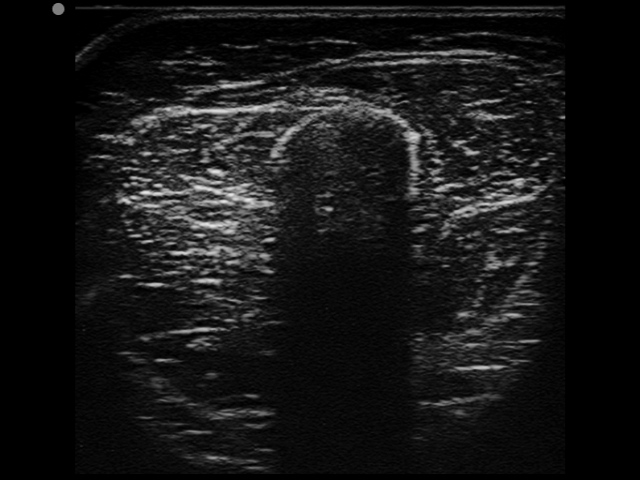
#> input picture data/117.png, 640 x 480 px
$ python -i confidence_map_numpy.py   (imports and definitions only)
#> lines starting #> are read from the running program, lines starting #| are printed output that depends on the picture
#> further down, picture is the input picture: shape (480, 640); min 0, max 231, mean 22
from typing import Literal, Tuple

import numpy as np
from scipy.sparse.linalg import cg, spilu, LinearOperator, spsolve
from scipy.sparse import csc_matrix
from scipy.signal import hilbert

CONJUGATE_GRADIENT_MAX_ITERATIONS = 200
CONJUGATE_GRADIENT_TOLERANCE = 1e-6
EXACT_SOLUTION = True

class ConfidenceMap:
    """Confidence map computation class for RF ultrasound data"""

    def __init__(
        self,
        precision: Literal["float16", "float32", "float64"] = "float32",
        alpha: float = 2.0,
        beta: float = 90.0,
        gamma: float = 0.05,
        mode: Literal["RF", "B"] = "B",
    ):
        """Compute the confidence map

        Args:
            precision: Precision to use. Can be 'float16', 'float32' or 'float64'
            alpha (float, optional): Alpha parameter. Defaults to 2.0.
            beta (float, optional): Beta parameter. Defaults to 90.0.
            gamma (float, optional): Gamma parameter. Defaults to 0.05.
            mode (str, optional): 'RF' or 'B' mode data. Defaults to 'B'.
        """

        # The hyperparameters for confidence map estimation
        self.alpha = alpha
        self.beta = beta
        self.gamma = gamma
        self.mode = mode

        # The precision to use for all computations
        self.precision = precision
        self.eps = np.finfo(self.precision).eps

    def normalize(self, inp: np.ndarray) -> np.ndarray:
        """Normalize an array to [0, 1]"""
        return (inp - np.min(inp)) / (np.ptp(inp) + self.eps)

    def attenuation_weighting(self, A: np.ndarray, alpha: float) -> np.ndarray:
        """Compute attenuation weighting

        Args:
            A (np.ndarray): Image
            alpha: Attenuation coefficient (see publication)

        Returns:
            W (np.ndarray): Weighting expressing depth-dependent attenuation
        """

        # Create depth vector and repeat it for each column
        Dw = np.linspace(0, 1, A.shape[0], dtype=self.precision)
        Dw = np.tile(Dw.reshape(-1, 1), (1, A.shape[1]))

        W = 1.0 - np.exp(-alpha * Dw)  # Compute exp inline

        return W

    def confidence_laplacian(
        self, P: np.ndarray, A: np.ndarray, beta: float, gamma: float
    ) -> csc_matrix:
        """Compute 6-Connected Laplacian for confidence estimation problem

        Args:
            P (np.ndarray): The index matrix of the image with boundary padding.
            A (np.ndarray): The padded image.
            beta (float): Random walks parameter that defines the sensitivity of the Gaussian weighting function.
            gamma (float): Horizontal penalty factor that adjusts the weight of horizontal edges in the Laplacian.

        Returns:
            L (csc_matrix): The 6-connected Laplacian matrix used for confidence map estimation.
        """

        m, _ = P.shape

        P = P.T.flatten()
        A = A.T.flatten()

        p = np.where(P > 0)[0]

        i = P[p] - 1  # Index vector
        j = P[p] - 1  # Index vector
        # Entries vector, initially for diagonal
        s = np.zeros_like(p, dtype=self.precision)

        vl = 0  # Vertical edges length

        edge_templates = [
            -1,  # Vertical edges
            1,
            m - 1,  # Diagonal edges
            m + 1,
            -m - 1,
            -m + 1,
            m,  # Horizontal edges
            -m,
        ]

        vertical_end = None
        diagonal_end = None

        for iter_idx, k in enumerate(edge_templates):

            Q = P[p + k]

            q = np.where(Q > 0)[0]

            ii = P[p[q]] - 1
            i = np.concatenate((i, ii))
            jj = Q[q] - 1
            j = np.concatenate((j, jj))
            W = np.abs(A[p[ii]] - A[p[jj]])  # Intensity derived weight
            s = np.concatenate((s, W))

            if iter_idx == 1:
                vertical_end = s.shape[0]  # Vertical edges length
            elif iter_idx == 5:
                diagonal_end = s.shape[0]  # Diagonal edges length

        # Normalize weights
        s = self.normalize(s)

        # Horizontal penalty
        s[:vertical_end] += gamma
        #s[vertical_end:diagonal_end] += gamma * np.sqrt(2) # --> In the paper it is sqrt(2) since the diagonal edges are longer yet does not exist in the original code

        # Normalize differences
        s = self.normalize(s)

        # Gaussian weighting function
        s = -(
            (np.exp(-beta * s, dtype=self.precision)) + 1.0e-6
        )  # --> This epsilon changes results drastically default: 1.e-6

        # Create Laplacian, diagonal missing
        L = csc_matrix((s, (i, j)))

        # Reset diagonal weights to zero for summing
        # up the weighted edge degree in the next step
        L.setdiag(0)

        # Weighted edge degree
        D = np.abs(L.sum(axis=0).A)[0]

        # Finalize Laplacian by completing the diagonal
        L.setdiag(D)

        return L

    def confidence_estimation(self, A, seeds, labels, beta, gamma):
        """Compute confidence map

        Args:
            A (np.ndarray): Processed image.
            seeds (np.ndarray): Seeds for the random walks framework. These are indices of the source and sink nodes.
            labels (np.ndarray): Labels for the random walks framework. These represent the classes or groups of the seeds.
            beta: Random walks parameter that defines the sensitivity of the Gaussian weighting function.
            gamma: Horizontal penalty factor that adjusts the weight of horizontal edges in the Laplacian.

        Returns:
            map: Confidence map which shows the probability of each pixel belonging to the source or sink group.
        """

        # Index matrix with boundary padding
        G = np.arange(1, A.shape[0] * A.shape[1] + 1).reshape(A.shape[1], A.shape[0]).T
        pad = 1

        G = np.pad(G, (pad, pad), "constant", constant_values=(0, 0))
        B = np.pad(A, (pad, pad), "constant", constant_values=(0, 0))

        # Laplacian
        D = self.confidence_laplacian(G, B, beta, gamma)

        # Select marked columns from Laplacian to create L_M and B^T
        B = D[:, seeds]
        # B = D[:, seeds.astype(int)]

        # Select marked nodes to create B^T
        N = np.sum(G > 0).item()
        i_U = np.setdiff1d(np.arange(N), seeds.astype(int))  # Index of unmarked nodes
        B = B[i_U, :]

        # Remove marked nodes from Laplacian by deleting rows and cols
        keep_indices = np.setdiff1d(np.arange(D.shape[0]), seeds)
        D = csc_matrix(D[keep_indices, :][:, keep_indices])

        # Define M matrix
        M = np.zeros((seeds.shape[0], 1), dtype=self.precision)
        M[:, 0] = labels == 1

        # Right-handside (-B^T*M)
        rhs = -B @ M  # type: ignore

        if EXACT_SOLUTION:
            # Solve system exactly
            x = spsolve(D, rhs, use_umfpack=True)[0]
        else:
            # Compute an incomplete LU decomposition for use as a preconditioner
            lu = spilu(D)
            preconditioner_M = LinearOperator(
                D.shape, lu.solve, dtype=self.precision  # type: ignore
            )  # Create a linear operator to use as the preconditioner

            # Solve system
            x = cg(
                D,
                rhs,
                tol=CONJUGATE_GRADIENT_TOLERANCE,
                maxiter=CONJUGATE_GRADIENT_MAX_ITERATIONS,
                M=preconditioner_M,
            )[0]

        # Prepare output
        probabilities = np.zeros((N,), dtype=self.precision)
        # Probabilities for unmarked nodes
        probabilities[i_U] = x
        # Max probability for marked node
        probabilities[seeds[labels == 1].astype(int)] = 1.0

        # Final reshape with same size as input image (no padding)
        probabilities = probabilities.reshape((A.shape[1], A.shape[0])).T

        return probabilities

    def sub2ind(
        self, size: Tuple[int], rows: np.ndarray, cols: np.ndarray
    ) -> np.ndarray:
        """Converts row and column subscripts into linear indices,
        basically the copy of the MATLAB function of the same name.
        https://www.mathworks.com/help/matlab/ref/sub2ind.html

        This function is Pythonic so the indices start at 0.

        Args:
            size Tuple[int]: Size of the matrix
            rows (np.ndarray): Row indices
            cols (np.ndarray): Column indices

        Returns:
            indices (np.ndarray): 1-D array of linear indices
        """
        indices = rows + cols * size[0]
        return indices

    def __call__(self, data: np.ndarray) -> np.ndarray:
        """Compute the confidence map

        Args:
            data (np.ndarray): RF ultrasound data (one scanline per column)

        Returns:
            map (np.ndarray): Confidence map
        """

        # Normalize data
        data = data.astype(self.precision)
        data = self.normalize(data)

        if self.mode == "RF":
            # MATLAB hilbert applies the Hilbert transform to columns
            data = np.abs(hilbert(data, axis=0)).astype(self.precision)  # type: ignore

        # Seeds and labels (boundary conditions)
        seeds = np.array([], dtype=self.precision)
        labels = np.array([], dtype=self.precision)

        # Indices for all columns
        sc = np.arange(data.shape[1], dtype=self.precision)
#> sc = 640 values from 0 to 639

        # SOURCE ELEMENTS - 1st matrix row
        # Indices for 1st row, it will be broadcasted with sc
        sr_up = np.array([0])
        seed = self.sub2ind(data.shape, sr_up, sc).astype(self.precision)
#> seed = 640 values from 0 to 306720
        seed = np.unique(seed)
        seeds = np.concatenate((seeds, seed))
#> seeds = 640 values from 0 to 306720

        # Label 1
        label = np.ones_like(seed)
#> label = 640 values from 1 to 1
        labels = np.concatenate((labels, label))
#> labels = 640 values from 1 to 1

        # SINK ELEMENTS - last image row
        sr_down = np.ones_like(sc) * (data.shape[0] - 1)
        seed = self.sub2ind(data.shape, sr_down, sc).astype(self.precision)
        seed = np.unique(seed)
        seeds = np.concatenate((seeds, seed))

        # Label 2
        label = np.ones_like(seed) * 2
        labels = np.concatenate((labels, label))

        # Attenuation with Beer-Lambert
        W = self.attenuation_weighting(data, self.alpha)
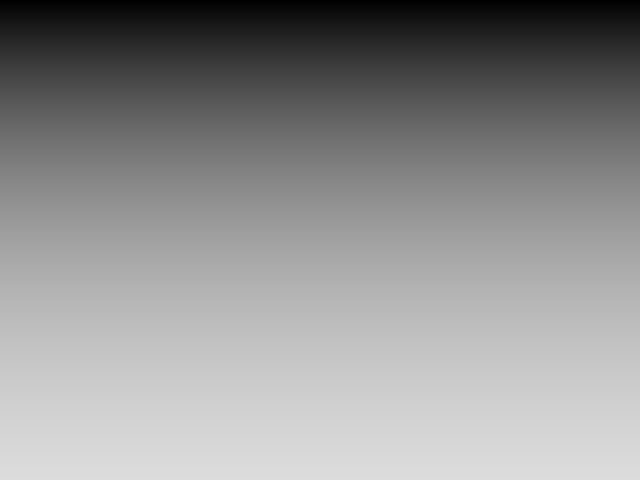
#> W: shape (480, 640) float32; min 0, max 0.865, mean 0.567

        # Apply weighting directly to image
        # Same as applying it individually during the formation of the
        # Laplacian
        data = data * W
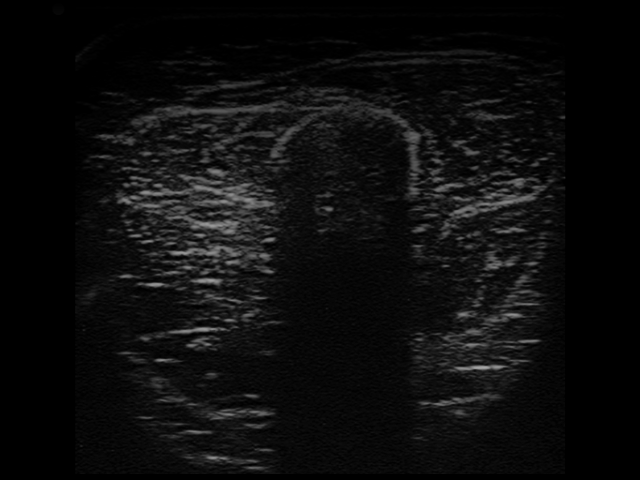
#> data: shape (480, 640) float32; min 0, max 0.665, mean 0.0517

        # Find condidence values
        map_ = self.confidence_estimation(data, seeds, labels, self.beta, self.gamma)
#> in confidence_estimation, `D = self.confidence_laplacian(G, B, beta, gamma)`:
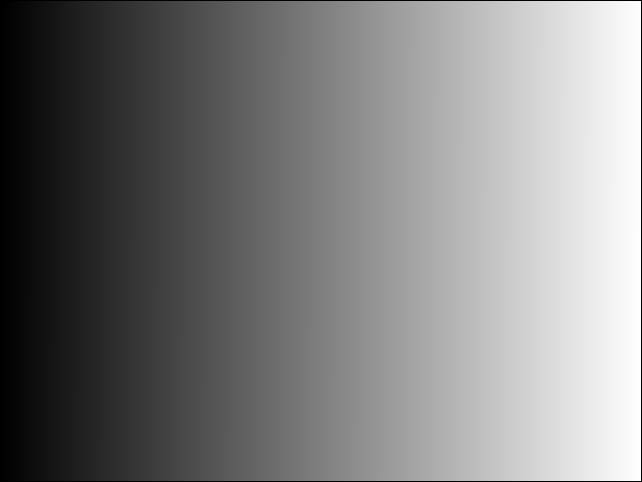
#> G: shape (482, 642) int64; min 0, max 307200, mean 152486.6; drawn with min black and max white
#> in confidence_estimation, `N = np.sum(G > 0).item()`: N = 307200
#> in confidence_estimation, `x = spsolve(D, rhs, use_umfpack=True)[0]`: x = 0.998

        return map_

>>> import cv2
>>> picture = cv2.imread('data/117.png', cv2.IMREAD_GRAYSCALE)
>>> result = ConfidenceMap()(picture)

$ run again, on data/2024.png
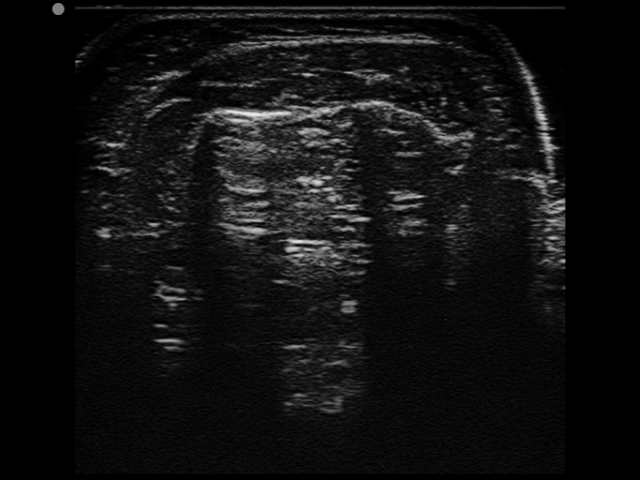
#> input picture data/2024.png, 640 x 480 px
#> picture is the input picture: shape (480, 640); min 0, max 232, mean 17
#> in __call__, `data = data * W`:
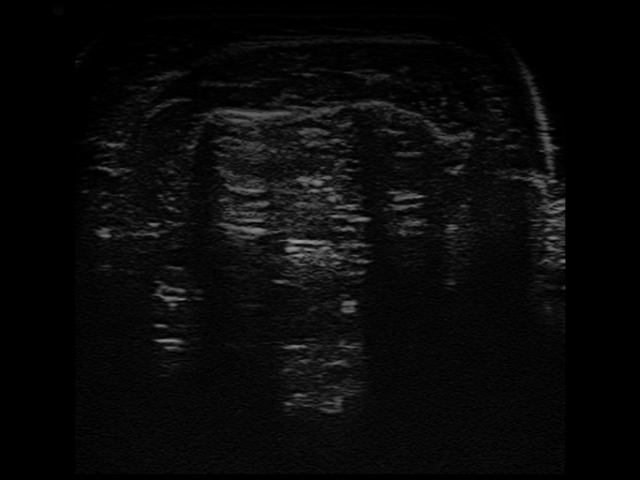
#> data: shape (480, 640) float32; min 0, max 0.626, mean 0.0382
#> N = 307200
#> x = 0.998

$ run again, on data/566.png
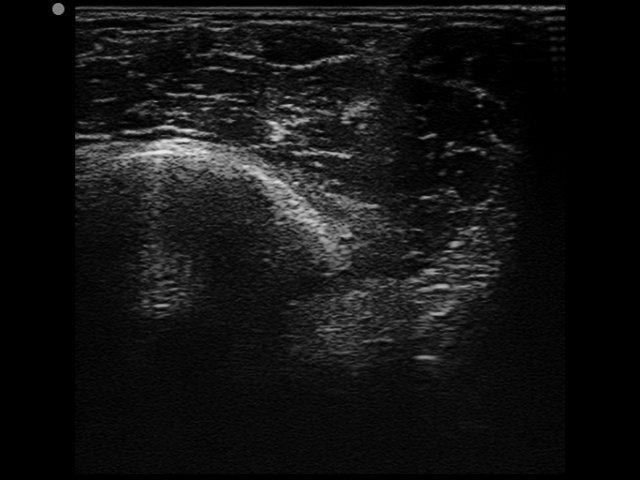
#> input picture data/566.png, 640 x 480 px
#> picture is the input picture: shape (480, 640); min 0, max 233, mean 19.3
#> in __call__, `data = data * W`:
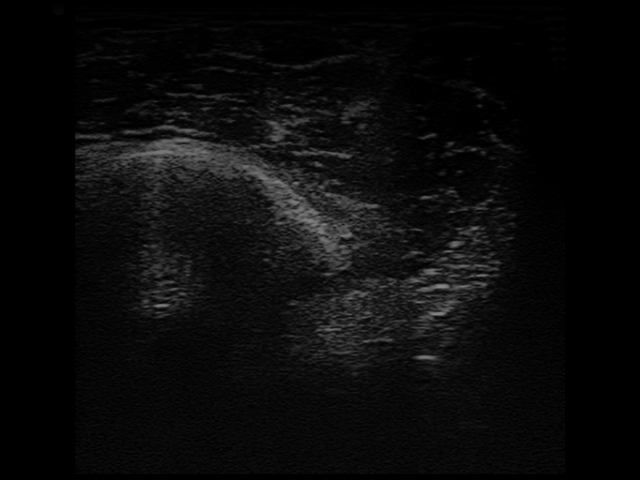
#> data: shape (480, 640) float32; min 0, max 0.538, mean 0.0438
#> N = 307200
#> x = 0.998
